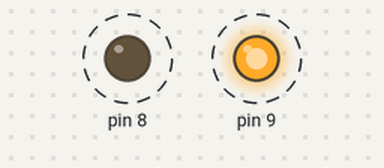
This sketch was run on a simulated Arduino Uno, built with avr-gcc and run on an emulated ATmega328P. Shown: output pins drawn as LEDs (lit = HIGH). Dashed ring = blinking.

Above: at 0.2 s.
Timing chart, 0 to 4.6 s (numbered marks = the images above):
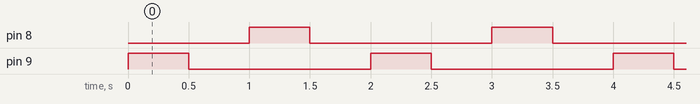

The sketch:

Blinking_LED.ino
```cpp
void setup() {
  // put your setup code here, to run once:
pinMode(9,OUTPUT);
pinMode(8, OUTPUT);
}
/*Sets the mode of pin 13 to OUTPUT
pin 13 can now only be used to send signals*/

void loop() {
digitalWrite(9, HIGH);
delay(500);
digitalWrite(9, LOW);
delay(500);
digitalWrite(8, HIGH);
delay(500);
digitalWrite(8, LOW);
delay(500);
}
/*Sets pin 13 to high voltage -> LED on
Pauses program for 1s with LED on
Low voltage -> LED off
LED stays off for 1s
This creates a blinking effect which loops endlessly*/
```

Measured:
- by itself, pin 8, pin 9: alternates HIGH for 0.50 s and LOW for 1.5 s
- by itself, everything shown: repeats every 2.0 s, in 4 steps
